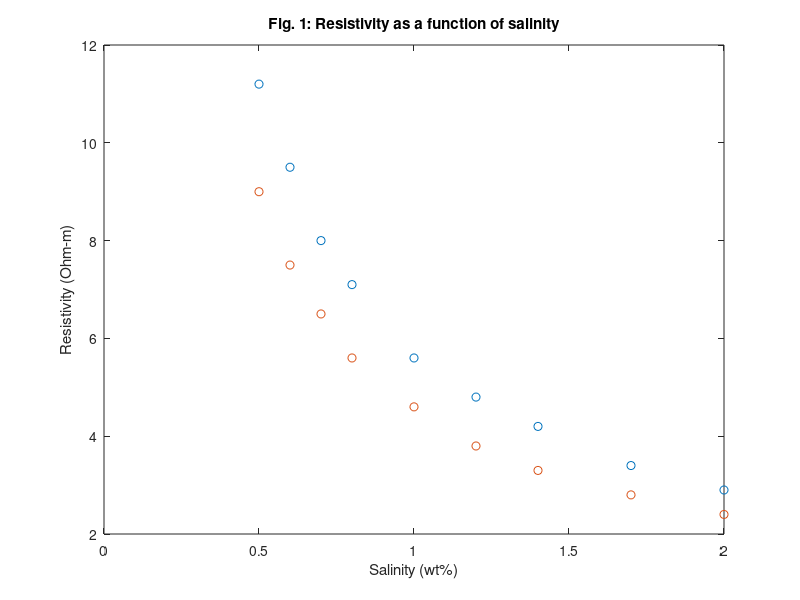
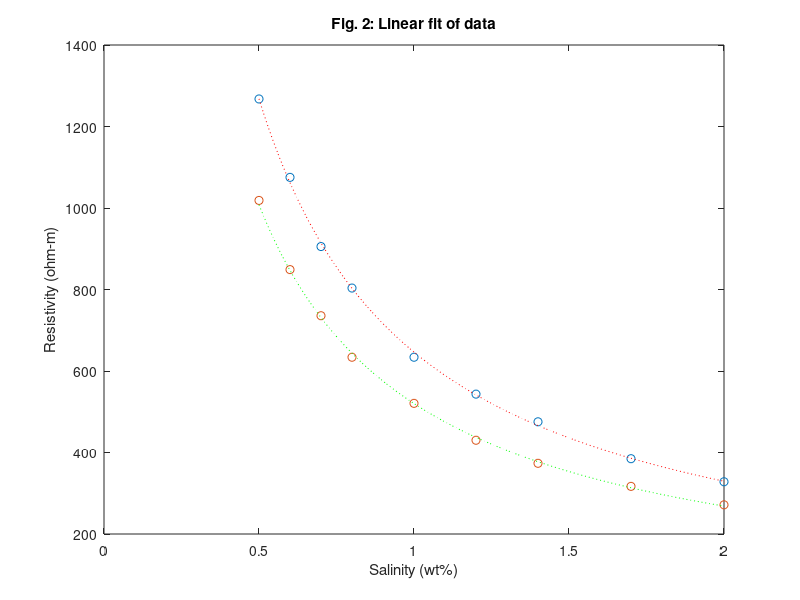
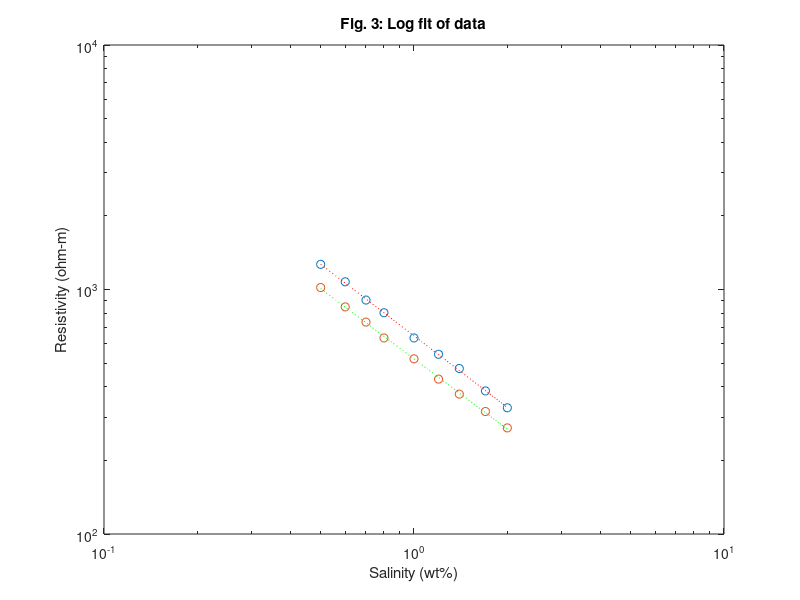
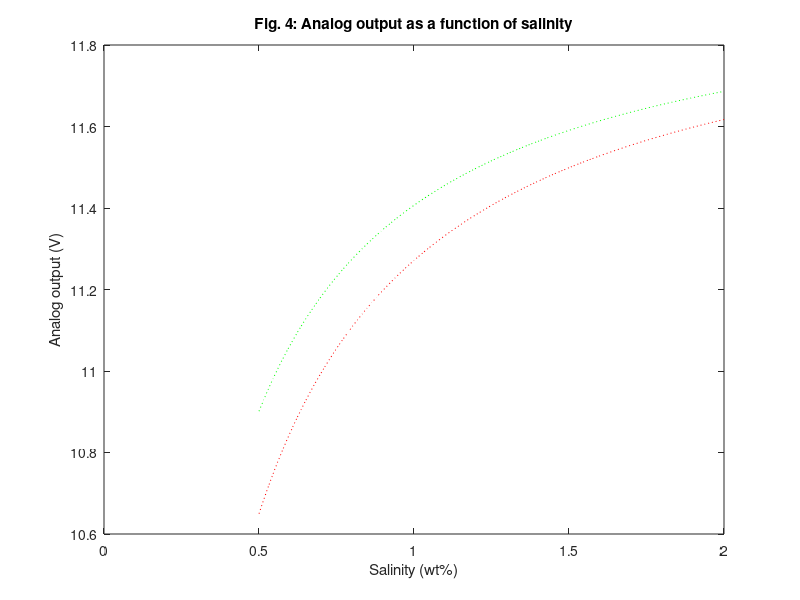

Here is the MATLAB script that generated these plots, in order:
function salinity_model
% salinity_model  Use salinity data from Schlumberger to predict resistance
%                 of the salinity sensor in the ME 121 fish tank

% -- Resistivity data at 20C and 30C.  Sppm is salinity in parts per million
Sppm  = [ 500  600  700  800  1000  1200  1400  1700  2000];  % ppm
rho20 = [11.2  9.5  8.0  7.1   5.6   4.8   4.2   3.4   2.9];  % Ohm-m at 20C
rho30 = [ 9.0  7.5  6.5  5.6   4.6   3.8   3.3   2.8   2.4];  % Ohm-m at 30C

% Convert salinity data from ppm to wt_percent
wt_percent = Sppm./1000;

plot(wt_percent,rho20,'o',wt_percent,rho30,'o');
xlabel('Salinity (wt%)');
ylabel('Resistivity (Ohm-m)');
title('Fig. 1: Resistivity as a function of salinity');

% Convert resisitivity to resistance
L = 0.020;      % Length between probes on the sensor
d = 0.015;      % Interior diamter of the sensor
r = d/2;        % Converts dimater to radius
A = pi*r^2;     % Calculates cross-sectional area of the conductor
R20 = (rho20*L)/A;
R30 = (rho30*L)/A;

function [c,R2] = powfit(wt_percent,R20)
% expfit     Least squares fit of data to y = c1*x^c2
%
% Synopsis:  c = powfit(x,y)
%
% Input:     x,y = vectors of independent and dependent variable values
%
% Output:    c = vector of coefficients: y = c(1)*x^c(2)

logwt_percent = log(wt_percent(:));   %  transform x
logR20 = log(R20(:));   %  transform y

ct = polyfit(logwt_percent,logR20,1);  %  Line fit to transformed data
c = [exp(ct(2));  ct(1)];   %  Extract parameters from transformation

if nargout>1   %  Compute R^2 in the transformed space
  R2 = 1 - sum((logy - polyval(ct,logwt_percent)).^2)/sum((logR20 - mean(logR20)).^2);
end
end

% -- Curve fit resistance as function of salinity for rho20:  rho = c(1)*Sppm^c(2)
c = powfit(wt_percent, R20);                        %  powfit makes the curve fit
Sfit = linspace(min(wt_percent), max(wt_percent));  %  Generate a vector of 100 values
rho20fit = c(1)*Sfit.^c(2);                         %  Evaluate curve fit at each Sfit(i)

% -- Curve fit resistance as function of salinity for rho30:  rho = c(1)*Sppm^c(2)
c = powfit(wt_percent, R30);                        %  powfit makes the curve fit
Sfit = linspace(min(wt_percent), max(wt_percent));  %  Generate a vector of 100 values
rho30fit = c(1)*Sfit.^c(2);                         %  Evaluate curve fit at each Sfit(i)

% -- Plot on linear axes
figure
plot(wt_percent,R20,'o',Sfit,rho20fit,'r:')  % Origial data is 'o'; fit is red dotted
hold on;
plot(wt_percent,R30,'o',Sfit,rho30fit,'g:')  % Origial data is 'o'; fit is green dotted
hold off;
xlabel('Salinity (wt%)')
ylabel('Resistivity (ohm-m)')
title('Fig. 2: Linear fit of data')

% -- Make loglog plot of the same data
figure   %  open up new plot window
loglog(wt_percent,R20,'o',Sfit,rho20fit,'r:')  % Origial data is 'o'; fit is red dotted
hold on;
loglog(wt_percent,R30,'o',Sfit,rho30fit,'g:');  % Original data is 'o'; fit is green dotted
hold off;
xlabel('Salinity (wt%)')
ylabel('Resistivity (ohm-m)')
title('Fig. 3: Log fit of data')

% Computes voltage divider output
Vs = 12;    % Voltage input
Rf = 10000;    % Value of 10 kOhm resistor

v_out20 = Vs*(Rf./(Rf + rho20fit));
v_out30 = Vs*(Rf./(Rf + rho30fit));

% Plots voltage divider output versus salinity
figure
plot(Sfit,v_out20,'r:');
hold on;
plot(Sfit,v_out30,'g:'); 
hold off;
xlabel('Salinity (wt%)');
ylabel('Analog output (V)');
title('Fig. 4: Analog output as a function of salinity');


end
